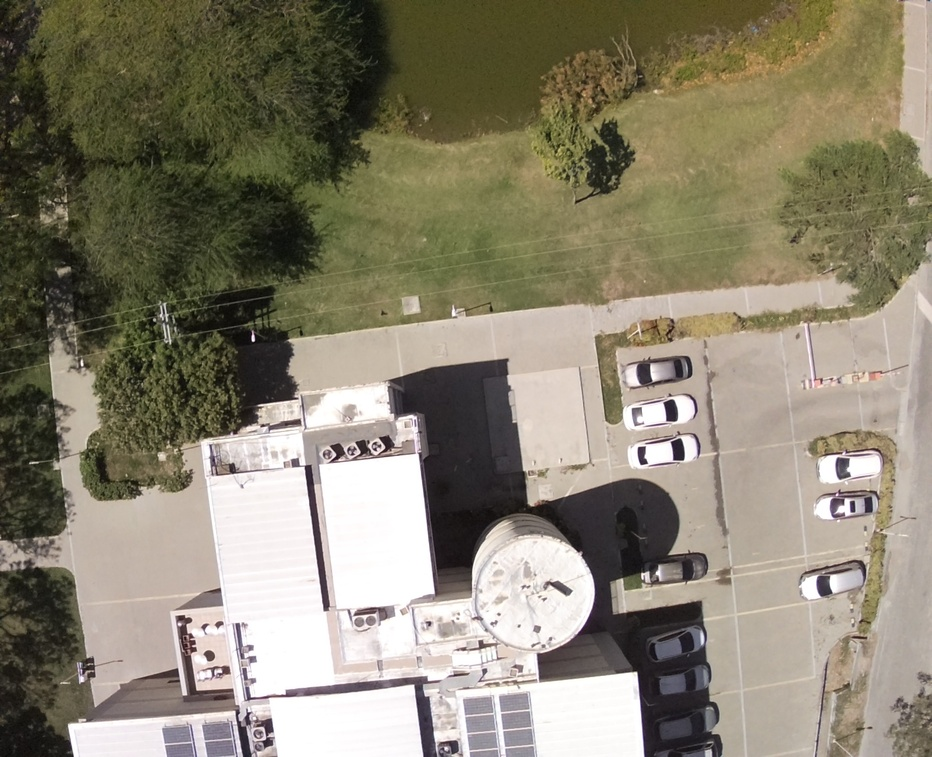
#> input picture data/fotos/DJI_0050.JPG, 932 x 757 px, shrunk from 1600 x 1300 before the run
$ jupyter execute ImgRotPNG.ipynb
#> lines starting #> are read from the running program, lines starting #| are printed output that depends on the picture
#> further down, img_o is the input picture: shape (757, 932, 3); mean B, G, R 112.2, 130.6, 137.2
[cell 1]
import numpy as np
import cv2
import imutils
import math
import matplotlib.pyplot as plt

[cell 2]
def rotar_imagen(img, angulo):
    # Dimensiones de la imagen original
#> called with angulo = 10
    y, x = img.shape[:2]  # Donde 'y' son las filas y 'x' son las columnas
#> y = 757; x = 932

    capa_blanco = 255*np.ones((y, x, 1), dtype=np.int8)

    img_4 = 255*np.ones((y, x, 4), dtype=np.int8)  # Matriz de (y, x , 4)

    print(img.shape)
#| (757, 932, 3)
    print(capa_blanco.shape)
#| (757, 932, 1)
    print(img_4.shape)
#| (757, 932, 4)

    img_4[:, :, 0] = img[:, :, 0]  # Blue
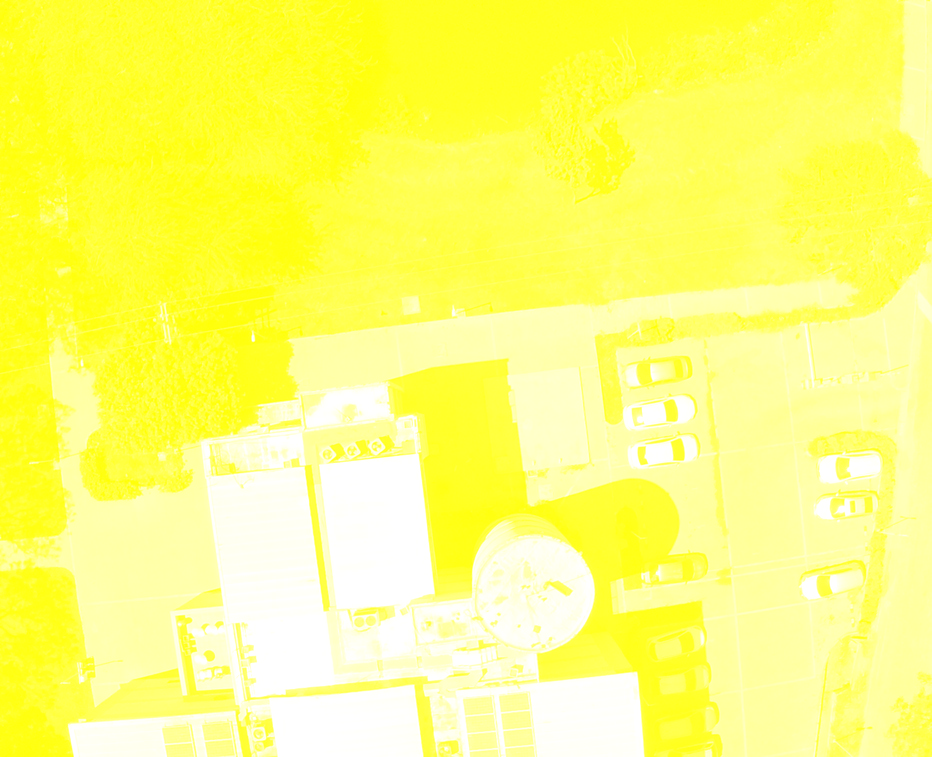
#> img_4: shape (757, 932, 4) int16; mean B, G, R, A 112.2, 255, 255, 255
    img_4[:, :, 1] = img[:, :, 1]  # Green
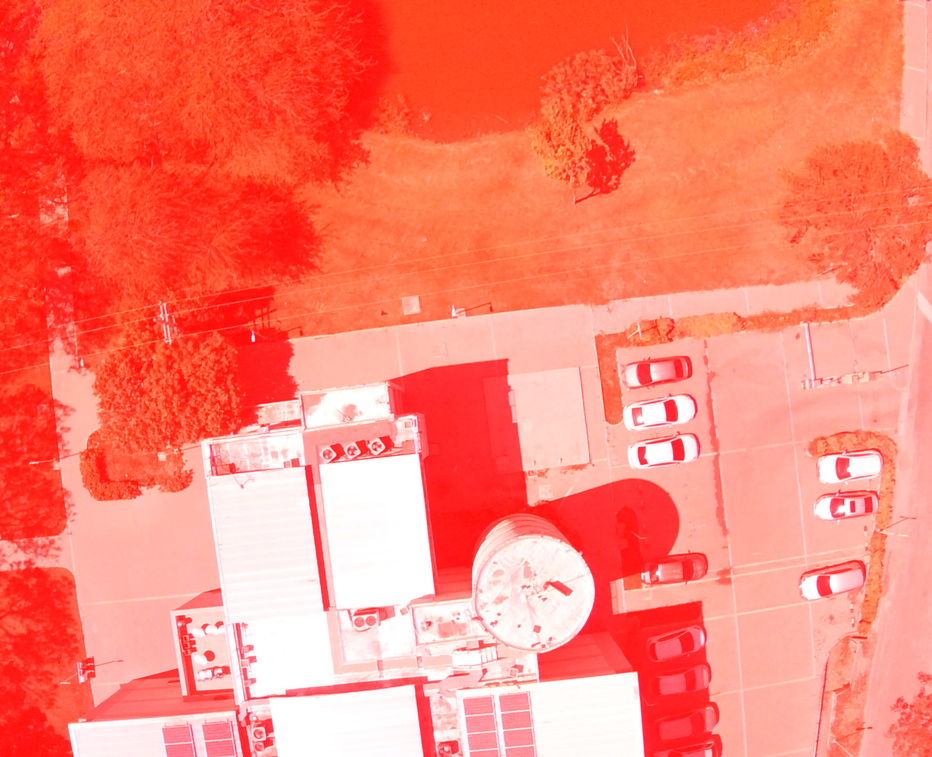
#> img_4: shape (757, 932, 4) int16; mean B, G, R, A 112.2, 130.6, 255, 255
    img_4[:, :, 2] = img[:, :, 2]  # Red
    img_4[:, :, 3] = capa_blanco[:, :, 0]

    m = imutils.rotate_bound(img_4, angulo)
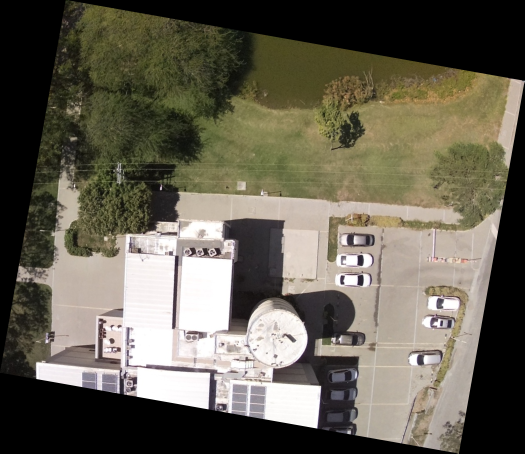
#> m: shape (907, 1049, 4) int16 (shown at 1/2 size); mean B, G, R, A 83.2, 96.8, 101.7, 189.1
    plt.imshow(m)

    # cv2.imshow("window_name", m)

    # # waits for user to press any key
    # # (this is necessary to avoid Python kernel form crashing)
    # cv2.waitKey(0)

    # # closing all open windows
    # cv2.destroyAllWindows()

    return m

[cell 3]
img_o =  cv2.imread("data/fotos/DJI_0050.JPG",1)
img = rotar_imagen(img_o, 10)
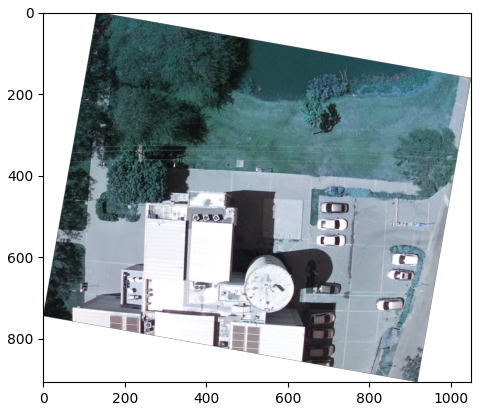
#> figure drawn by matplotlib, 1 panel; B, G, R data is drawn as R, G, B

$ run again, with data/fotos/DJI_0010.JPG copied over data/fotos/DJI_0050.JPG
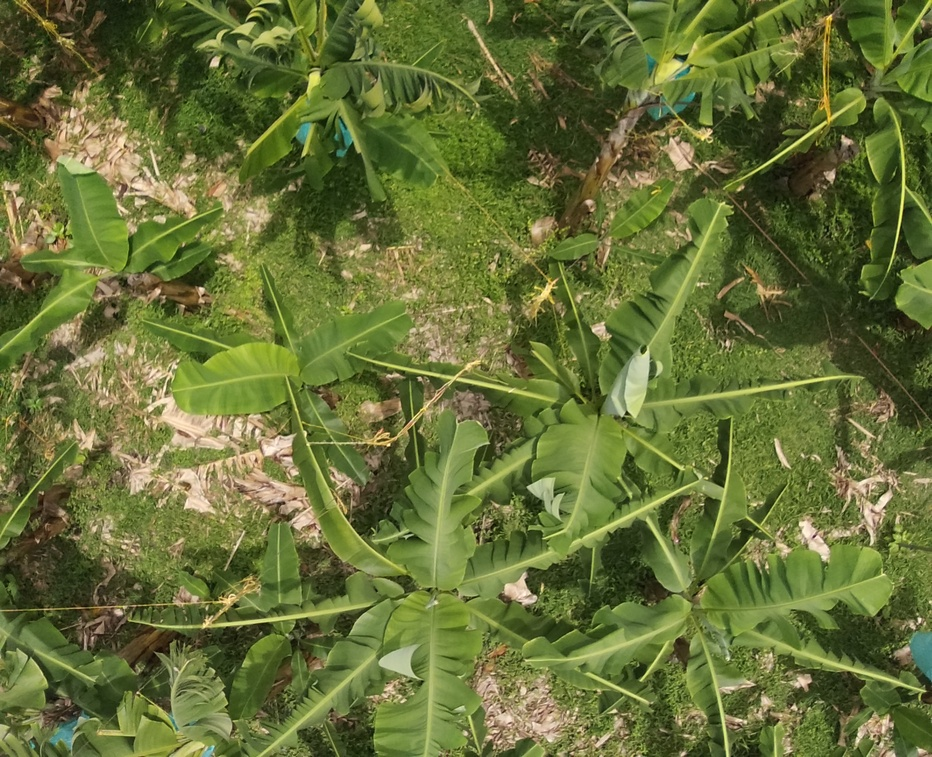
#> input picture data/fotos/DJI_0010.JPG, 932 x 757 px, shrunk from 1600 x 1300 before the run
#> img_o is the input picture: shape (757, 932, 3); mean B, G, R 55.2, 112, 101.4
#| (757, 932, 3)
#| (757, 932, 1)
#| (757, 932, 4)
#> in rotar_imagen, `m = imutils.rotate_bound(img_4, angulo)`:
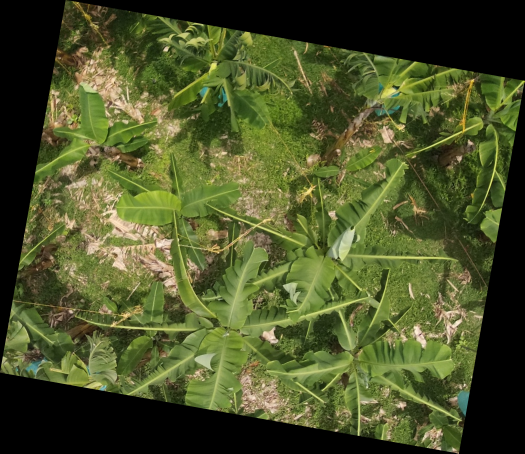
#> m: shape (907, 1049, 4) int16 (shown at 1/2 size); mean B, G, R, A 41, 83, 75.2, 189.1
#> `[cell 3] img_o =  cv2.imread("data/fotos/DJI_0050.JPG",1) img = rotar_..`:
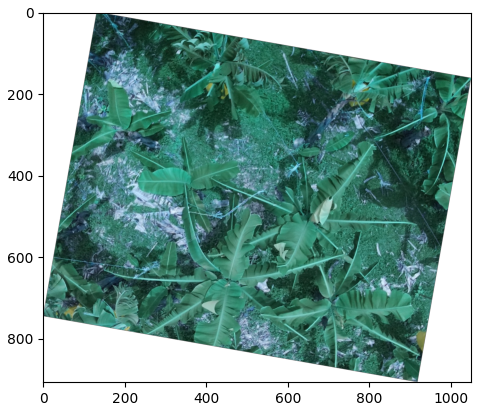
#> figure drawn by matplotlib, 1 panel; B, G, R data is drawn as R, G, B
